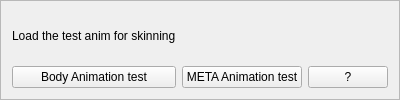
           <widget class="QFrame" name="frame_skin_animation">
            <property name="frameShape">
             <enum>QFrame::StyledPanel</enum>
            </property>
            <property name="frameShadow">
             <enum>QFrame::Raised</enum>
            </property>
            <layout class="QGridLayout" name="gridLayout_12">
             <item row="1" column="2">
              <widget class="QPushButton" name="pushButton_20">
               <property name="enabled">
                <bool>true</bool>
               </property>
               <property name="sizePolicy">
                <sizepolicy hsizetype="Expanding" vsizetype="Fixed">
                 <horstretch>0</horstretch>
                 <verstretch>0</verstretch>
                </sizepolicy>
               </property>
               <property name="text">
                <string>?</string>
               </property>
              </widget>
             </item>
             <item row="1" column="0">
              <widget class="QPushButton" name="pushButton_2">
               <property name="sizePolicy">
                <sizepolicy hsizetype="Expanding" vsizetype="Fixed">
                 <horstretch>2</horstretch>
                 <verstretch>0</verstretch>
                </sizepolicy>
               </property>
               <property name="text">
                <string>Body Animation test</string>
               </property>
              </widget>
             </item>
             <item row="1" column="1">
              <widget class="QPushButton" name="pushButton_3">
               <property name="sizePolicy">
                <sizepolicy hsizetype="Expanding" vsizetype="Fixed">
                 <horstretch>2</horstretch>
                 <verstretch>0</verstretch>
                </sizepolicy>
               </property>
               <property name="text">
                <string>META Animation test</string>
               </property>
              </widget>
             </item>
             <item row="0" column="0">
              <widget class="QLabel" name="label_10">
               <property name="text">
                <string>Load the test anim for skinning</string>
               </property>
              </widget>
             </item>
            </layout>
           </widget>
